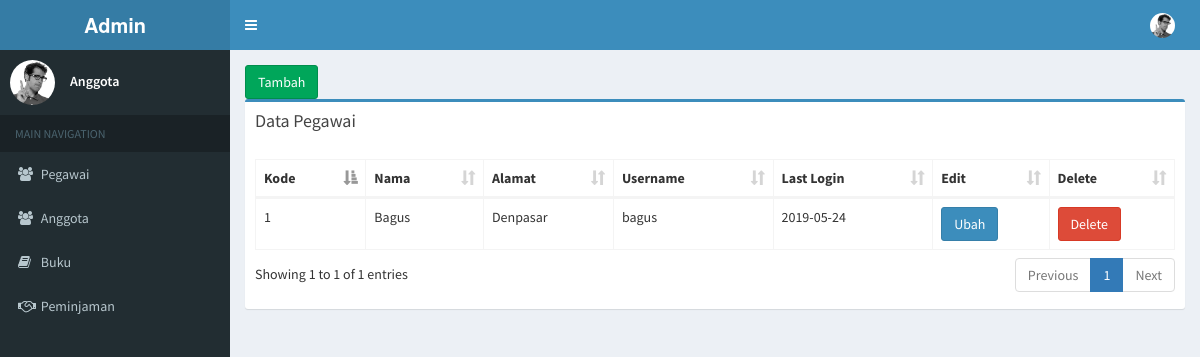
/index.php/peminjaman_controller/pegawai, run on the app's committed database.
### tables this page shows
CREATE TABLE `petugas` (
  `KdPetugas` int(11) NOT NULL,
  `Nama` varchar(100) NOT NULL,
  `Alamat` varchar(200) NOT NULL,
  `username` varchar(50) NOT NULL,
  `password` varchar(50) NOT NULL,
  `last_login` date NOT NULL
);

### application/controllers/Peminjaman_controller.php (called while the page is built, shortened)
<?php
class Peminjaman_controller extends CI_Controller
{
	public function __construct(){
	    $this->load->model('peminjaman');
	    $this->load->library('session');
      $this->load->library('pagination');
  	}
  	public function pegawai(){
	    $data['pegawai'] = $this->peminjaman->getPegawai();
	    $this->load->view('pegawai/pegawai', $data);
  	}
}
 ?>

### index.php (called while the page is built, shortened)
<?php
require_once BASEPATH.'core/CodeIgniter.php';

### application/models/Peminjaman.php (called while the page is built, shortened)
<?php
class Peminjaman extends CI_Model{
    public function getPegawai(){
        return $this->db->get('petugas')->result();
    }
}
?>

### application/views/pegawai/pegawai.php (the view, shortened to what this page needs)
<!DOCTYPE html>
<html>
<head>
  <link rel="stylesheet" href="<?php echo base_url()."assets/"; ?>bower_components/bootstrap/dist/css/bootstrap.min.css">
  <link rel="stylesheet" href="<?php echo base_url()."assets/"; ?>bower_components/font-awesome/css/font-awesome.min.css">
  <link rel="stylesheet" href="<?php echo base_url()."assets/"; ?>bower_components/Ionicons/css/ionicons.min.css">
  <link rel="stylesheet" href="<?php echo base_url()."assets/"; ?>bower_components/datatables.net-bs/css/dataTables.bootstrap.min.css">
  <link rel="stylesheet" href="<?php echo base_url()."assets/"; ?>dist/css/AdminLTE.min.css">
  <link rel="stylesheet" href="<?php echo base_url()."assets/"; ?>dist/css/skins/_all-skins.min.css">
  <link href="<?php echo base_url('css/sweetalert.css') ?>" rel="stylesheet" >
</head>
<body class="hold-transition skin-blue sidebar-mini">
<div class="wrapper">
  <header class="main-header">
    <a href="<?php echo base_url()."assets/"; ?>index2.html" class="logo">
      <span class="logo-lg"><b>Admin</b></span>
    </a>
    <nav class="navbar navbar-static-top">
      <a href="#" class="sidebar-toggle" data-toggle="push-menu" role="button">
      </a>
      <div class="navbar-custom-menu">
        <ul class="nav navbar-nav">
          <li class="dropdown user user-menu">
            <a href="#" class="dropdown-toggle" data-toggle="dropdown">
              <img src="<?php echo base_url()."assets/"; ?>dist/img/user2-160x160.jpg" class="user-image" alt="User Image">
            </a>
          </li>
        </ul>
      </div>
    </nav>
  </header>
  <aside class="main-sidebar">
    <section class="sidebar">
      <div class="user-panel">
        <div class="pull-left image">
          <img src="<?php echo base_url()."assets/"; ?>dist/img/user2-160x160.jpg" class="img-circle" alt="User Image">
        </div>
        <div class="pull-left info">
          <p>Anggota</p>
        </div>
      </div>
      <ul class="sidebar-menu" data-widget="tree">
        <li class="header">MAIN NAVIGATION</li>
        <li>
          <a class="nav-link" href="<?php echo base_url("pegawai") ?>">
            <i class="fa fa-users"></i>
            <span>Pegawai</span>
          </a>
        </li>
        <li>
          <a class="nav-link" href="<?php echo base_url("anggota") ?>">
            <i class="fa fa-users"></i>
            <span>Anggota</span>
          </a>
        </li>
        <li>
          <a class="nav-link" href="<?php echo base_url("buku") ?>">
            <i class="fa fa-book"></i>
            <span>Buku</span>
          </a>
        </li>
        <li>
          <a class="nav-link" href="<?php echo base_url("peminjaman") ?>">
            <i class="fa fa-handshake-o"></i>
            <span>Peminjaman</span>
          </a>
        </li>
      </ul>
    </section>
  </aside>
  <div class="content-wrapper">
    <section class="content">
      <div class="row">
        <div class="col-md-12">
          <div class="card-body">
            <a href="<?php echo base_url("pegawai/tambah") ?>"><button class="btn btn-success">Tambah</button></a>
          </div>
          <div class="box box-primary">
            <div class="box-header">
              <h3 class="box-title">Data Pegawai</h3>
            </div>
            <div class="box-body">
              <table id="example2" class="table table-bordered table-hover">
                <thead>
                <tr>
                  <th>Kode</th>
                  <th>Nama</th>
                  <th>Alamat</th>
                  <th>Username</th>
                  <th>Last Login</th>
                  <th>Edit</th>
                  <th>Delete</th>
                </tr>
                </thead>
                <tbody>
                <?php
                  foreach($pegawai as $data){
                      echo "<tr id='delete'>
                      <td>".$data->KdPetugas."</td>
                      <td>".$data->Nama."</td>
                      <td>".$data->Alamat."</td>
                      <td>".$data->username."</td>
                      <td>".$data->last_login."</td>
                      <td><a href='".base_url("Peminjaman_controller/editPegawai/").$data->KdPetugas."'><button class='btn btn-primary'>Ubah</button></a></td>
                      <td><button onclick='del(".$data->KdPetugas.")' class='btn btn-danger'>Delete</button></td>
                      </tr>";
                    }
                 ?>
                </tbody>
              </table>
            </div>
          </div>
        </div>
      </div>
    </section>
  </div>
</div>
</body>
</html>

### data on the page
petugas: KdPetugas "1", Nama "Bagus", Alamat "Denpasar", username "bagus", last_login "2019-05-24"
